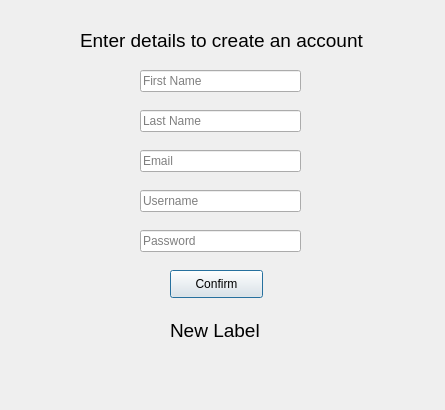
<?xml version="1.0" encoding="UTF-8"?>
<ui version="4.0">
 <class>Dialog</class>
 <widget class="QDialog" name="Dialog">
  <property name="geometry">
   <rect>
    <x>0</x>
    <y>0</y>
    <width>445</width>
    <height>410</height>
   </rect>
  </property>
  <property name="windowTitle">
   <string>Dialog</string>
  </property>
  <widget class="QLabel" name="label">
   <property name="enabled">
    <bool>true</bool>
   </property>
   <property name="geometry">
    <rect>
     <x>170</x>
     <y>310</y>
     <width>131</width>
     <height>41</height>
    </rect>
   </property>
   <property name="font">
    <font>
     <pointsize>14</pointsize>
    </font>
   </property>
   <property name="text">
    <string>New Label</string>
   </property>
  </widget>
  <widget class="QPushButton" name="pushButton">
   <property name="geometry">
    <rect>
     <x>170</x>
     <y>270</y>
     <width>93</width>
     <height>28</height>
    </rect>
   </property>
   <property name="text">
    <string>Confirm</string>
   </property>
  </widget>
  <widget class="QLineEdit" name="lineEdit">
   <property name="geometry">
    <rect>
     <x>140</x>
     <y>190</y>
     <width>161</width>
     <height>22</height>
    </rect>
   </property>
   <property name="placeholderText">
    <string>Username</string>
   </property>
   <property name="clearButtonEnabled">
    <bool>false</bool>
   </property>
  </widget>
  <widget class="QLineEdit" name="lineEdit_2">
   <property name="geometry">
    <rect>
     <x>140</x>
     <y>230</y>
     <width>161</width>
     <height>22</height>
    </rect>
   </property>
   <property name="placeholderText">
    <string>Password</string>
   </property>
   <property name="clearButtonEnabled">
    <bool>false</bool>
   </property>
  </widget>
  <widget class="QLabel" name="label_2">
   <property name="geometry">
    <rect>
     <x>80</x>
     <y>20</y>
     <width>311</width>
     <height>41</height>
    </rect>
   </property>
   <property name="font">
    <font>
     <pointsize>14</pointsize>
    </font>
   </property>
   <property name="text">
    <string>Enter details to create an account</string>
   </property>
  </widget>
  <widget class="QLineEdit" name="lineEdit_3">
   <property name="geometry">
    <rect>
     <x>140</x>
     <y>70</y>
     <width>161</width>
     <height>22</height>
    </rect>
   </property>
   <property name="placeholderText">
    <string>First Name</string>
   </property>
   <property name="clearButtonEnabled">
    <bool>false</bool>
   </property>
  </widget>
  <widget class="QLineEdit" name="lineEdit_4">
   <property name="geometry">
    <rect>
     <x>140</x>
     <y>150</y>
     <width>161</width>
     <height>22</height>
    </rect>
   </property>
   <property name="placeholderText">
    <string>Email</string>
   </property>
   <property name="clearButtonEnabled">
    <bool>false</bool>
   </property>
  </widget>
  <widget class="QLineEdit" name="lineEdit_5">
   <property name="geometry">
    <rect>
     <x>140</x>
     <y>110</y>
     <width>161</width>
     <height>22</height>
    </rect>
   </property>
   <property name="placeholderText">
    <string>Last Name</string>
   </property>
   <property name="clearButtonEnabled">
    <bool>false</bool>
   </property>
  </widget>
 </widget>
 <resources/>
 <connections/>
</ui>
